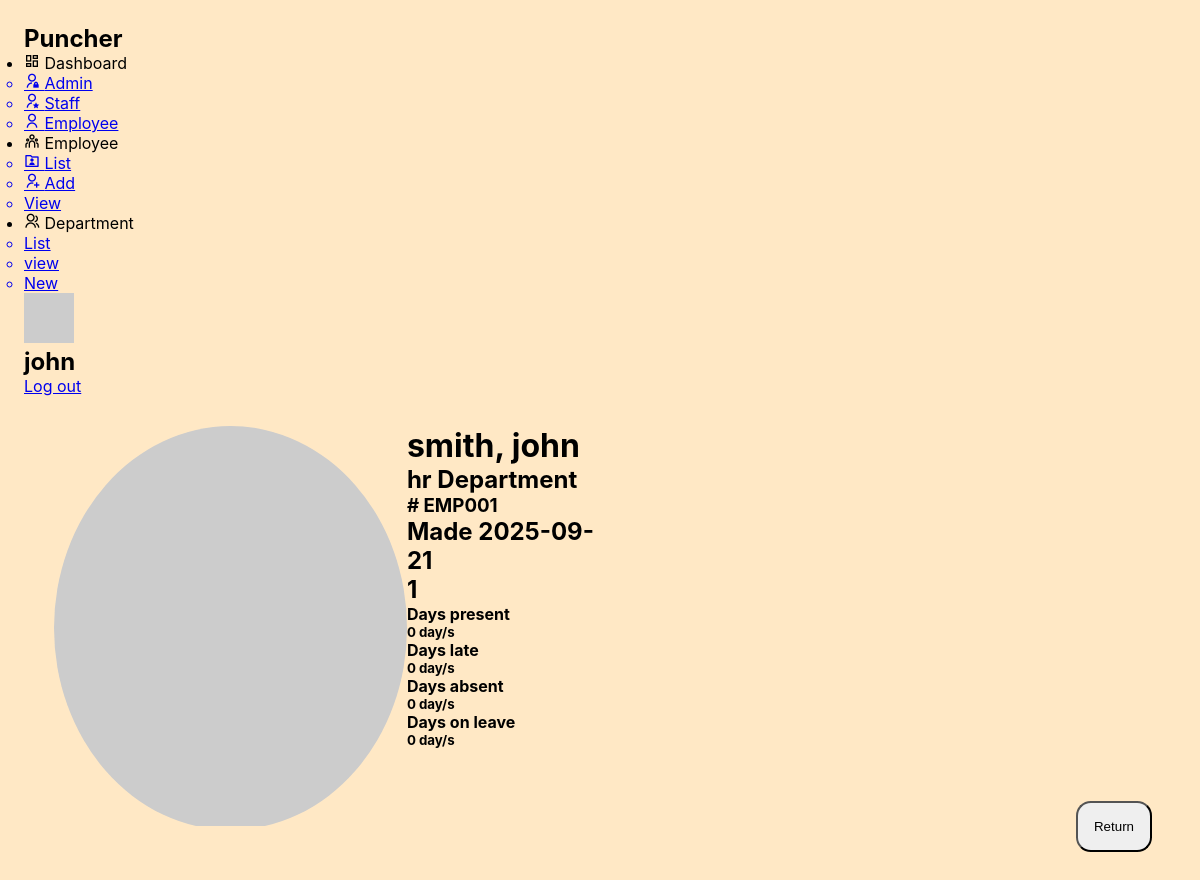
/employee/detail.php?usn=EMP001 (signed in), run on the app's committed database.
### tables this page shows
CREATE TABLE `employee` (
  `employee_id` int(11) NOT NULL,
  `employee_usn` varchar(30) DEFAULT NULL,
  `employee_fn` varchar(50) NOT NULL,
  `employee_ln` varchar(20) NOT NULL,
  `employee_role` varchar(11) NOT NULL,
  `employee_dept` varchar(11) NOT NULL,
  `is_online` tinyint(1) DEFAULT NULL,
  `employee_update` date NOT NULL DEFAULT current_timestamp(),
  `employee_create` date NOT NULL DEFAULT current_timestamp()
);

### employee/detail.php (the view, shortened to what this page needs)
<?php
include "../components/db.php";
if (isset($_GET['usn'])) {
    $username = $_GET['usn'];
    $sql1 = $conn->prepare("select * from employee where employee_usn = :username");
    $sql1->execute([':username' => $username]);
    $employee=$sql1->fetch(PDO::FETCH_ASSOC);
    $sql2 = $conn->prepare("SELECT
        SUM(CASE WHEN attn_status = 'Present' THEN 1 ELSE 0 END) AS total_present,
        SUM(CASE WHEN attn_status = 'Late' THEN 1 ELSE 0 END) AS total_late,
        SUM(CASE WHEN attn_status = 'Absent' THEN 1 ELSE 0 END) AS total_absent,
        SUM(CASE WHEN attn_status = 'Leave' THEN 1 ELSE 0 END) AS total_leave
        FROM attendance
        WHERE employee_id = :id");
    $emp_attendances = $sql2->fetch(PDO::FETCH_ASSOC);
}
else {
}
?>
<!DOCTYPE html>
<html lang="en">
<head>
    <link rel="stylesheet" href="../css/styles.css">
    <link rel="stylesheet" href="../css/employee_panel.css">
    <link rel="stylesheet" href="https://cdn.jsdelivr.net/npm/remixicon@2.5.0/fonts/remixicon.css">
</head>
<body>
    <div class="container">
        <?php include_once "../components/sidebar.php"?>
        <div class="main">
            <div class="employee-info">
                <div class="image">
                    <img src="https://placehold.co/400x400?text=E" alt="profile" srcset="">
                </div>
                <div class="info">
                    <h1><?php echo ($employee['employee_ln'] ?? "last name") ?>, <?php echo ($employee['employee_fn'] ?? "first name") ?></h1>
                    <h2><?= ($employee['employee_dept'] ?? "unknown")?> Department</h2>
                    <h3># <?= ($employee['employee_usn'] ?? "username")?></h3>
                    <h2>Made <?= ($employee['employee_create'] ?? "date created")?></h2>
                    <h2><?= ($employee['is_online'] ?? "unknown") ?></h2>
                    <div class="block">
                        <h4>Days present</h4>
                        <h5><?= ($emp_attendances['total_present'] ?? "0")?> day/s</h5>
                    </div>
                    <div class="block">
                        <h4>Days late</h4>
                        <h5><?= ($emp_attendances['total_late'] ?? "0")?> day/s</h5>
                    </div>
                    <div class="block">
                        <h4>Days absent</h4>
                        <h5><?= ($emp_attendances['total_absent'] ?? "0")?> day/s</h5>
                    </div>
                    <div class="block">
                        <h4>Days on leave</h4>
                        <h5><?= ($emp_attendances['total_leave'] ?? "0")?> day/s</h5>
                    </div>
                </div>
            </div>
            <div class="button-options">
                <button onclick="window.history.back()">Return</button></a>
            </div>
        </div>
    </div>
</body>
</html>

### css/styles.css (style rules this page uses)
:root { --prime-clr: #d49b59; --sec-clr: #cca859; --bg-clr: #ffe8c5; --sec-bg-clr: #f2f2f2; --text-clr: #333; --form-clr: #b0b3c5; --success-clr: #4caf50; --error-clr: #c62828; --font-family: 'Inter', system-ui, -apple-system, BlinkMacSystemFont, "Segoe UI", Roboto, "Helvetica Neue", Arial, sans-serif; }
* { padding: 0; margin: 0; box-sizing: border-box; }
body { background-color: var(--bg-clr); font-family: var(--font-family); padding: 24px; margin: 0; min-height: 100vh; background-color: var(--bg-clr); }
.main { display: grid; grid-template-columns: 1fr 1fr 1fr; gap: 24px; max-width: 1200px; margin: 0 auto; }
.button-options { display: flex; flex-direction: column; position: fixed; gap: 1rem; bottom: 2rem; right: 3rem; }
.button-options * { padding: 1rem; border-radius: 2ch; }

### css/employee_panel.css (style rules this page uses)
.employee-info { display: flex; margin: 30px; justify-content: space-evenly; }
.employee-info .image { overflow: hidden; border-radius: 50%; object-fit: cover; }

### data on the page
employee: employee_ln "smith", employee_fn "john", employee_dept "hr", employee_usn "EMP001", employee_create "2025-09-21", is_online "1"

### other printed values
$_SESSION['firstname'] "john"
$emp_attendances['total_present'] "0"
$emp_attendances['total_late'] "0"
$emp_attendances['total_absent'] "0"
$emp_attendances['total_leave'] "0"
